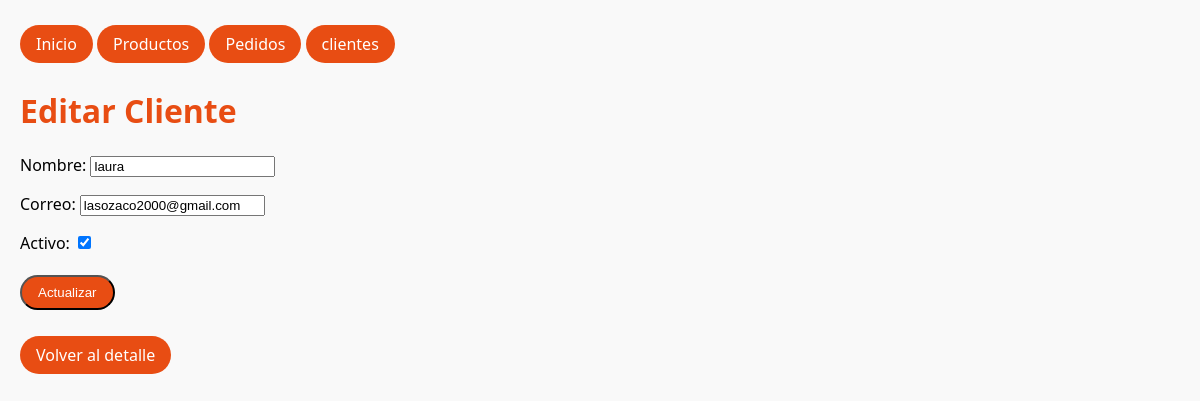
Page /clientes/1/editar/ on the committed database.
### tienda/models.py (models this page shows, shortened)
class Cliente(models.Model):
    nombre = models.CharField(max_length=120)
    correo = models.EmailField(unique=True)
    fecha_registro = models.DateTimeField(auto_now_add=True)
    activo = models.BooleanField(default=True)

### tienda/views.py (the view)
# urls.py: path("clientes/<int:pk>/editar/", views.editar_cliente, name="editar_cliente"),
def editar_cliente(request, pk):
    cliente = get_object_or_404(Cliente, pk=pk)
    if request.method == "POST":
        form = ClienteForm(request.POST, instance=cliente)
        if form.is_valid():
            form.save()
            return redirect("tienda:detalle_cliente", pk=cliente.pk)
    else:
        form = ClienteForm(instance=cliente)
    return render(request, "tienda/editar_cliente.html", {"form": form, "cliente": cliente})

### tienda/forms.py
class ClienteForm(forms.ModelForm):
    class Meta:
        model = Cliente
        fields = ["nombre", "correo", "activo"]
        widgets = {
            "nombre": forms.TextInput(attrs={"placeholder": "Nombre completo"}),
            "correo": forms.EmailInput(attrs={"placeholder": "ejemplo@correo.com"}),
        }

### tienda/templates/tienda/editar_cliente.html (shortened to what this page needs)
{% extends "tienda/base.html" %}
{% block content %}
<h1>Editar Cliente</h1>
<form method="POST">
    {{ form.as_p }}
    <button type="submit" class="btn primary">Actualizar</button>
</form>
<p>
    <a href="{% url 'tienda:lista_clientes'  %}" class="btn primary">Volver al detalle</a>
</p>
{% endblock %}

### tienda/static/css/main.css (style rules this page uses)
body { font-family: 'Segoe UI', sans-serif; margin: 20px; background-color: #f9f9f9; }
h1 { color: #e84d13; }
.btn { display: inline-block; padding: 8px 16px; margin: 5px 0; color: #fff; border-radius: 9999px; text-decoration: none; font-weight: 500; transition: background 0.3s, transform 0.2s; }
.primary { background-color: #e84d13; }

### rows in the picture
Cliente: nombre "laura", correo "lasozaco2000@gmail.com", activo "☑"
